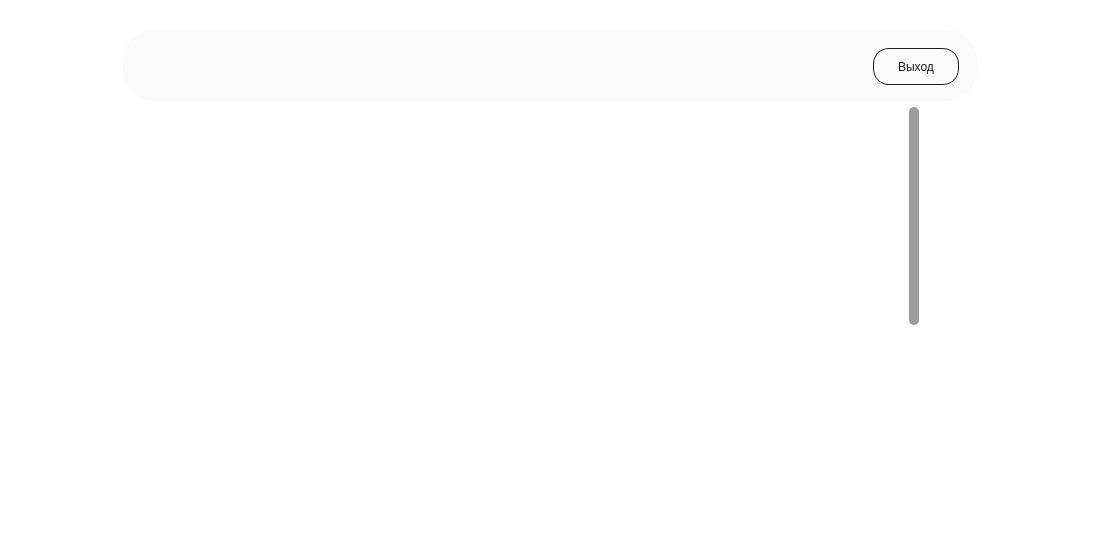
<?xml version="1.0" encoding="UTF-8"?>
<ui version="4.0">
 <class>MainWindow</class>
 <widget class="QMainWindow" name="MainWindow">
  <property name="geometry">
   <rect>
    <x>0</x>
    <y>0</y>
    <width>1100</width>
    <height>560</height>
   </rect>
  </property>
  <property name="windowTitle">
   <string>Mercedez-Benz Car Dealership</string>
  </property>
  <property name="windowIcon">
   <iconset resource="resources/resources.qrc">
    <normaloff>:/logo.svg</normaloff>:/logo.svg</iconset>
  </property>
  <widget class="QWidget" name="centralwidget">
   <widget class="QStackedWidget" name="stackedWidget">
    <property name="geometry">
     <rect>
      <x>0</x>
      <y>0</y>
      <width>1100</width>
      <height>560</height>
     </rect>
    </property>
    <property name="styleSheet">
     <string notr="true">QWidget {
	background-color: #ffffff;
}</string>
    </property>
    <widget class="QWidget" name="user_page">
     <widget class="QLabel" name="label_3">
      <property name="geometry">
       <rect>
        <x>123</x>
        <y>30</y>
        <width>854</width>
        <height>71</height>
       </rect>
      </property>
      <property name="styleSheet">
       <string notr="true">QLabel {
	background-color: #fafafa;
	border-radius: 31px;
}</string>
      </property>
      <property name="text">
       <string/>
      </property>
     </widget>
     <widget class="QPushButton" name="pushButton_logout">
      <property name="geometry">
       <rect>
        <x>873</x>
        <y>48</y>
        <width>86</width>
        <height>37</height>
       </rect>
      </property>
      <property name="styleSheet">
       <string notr="true">QPushButton {
	background-color: transparent;
	color: #1d1b20;
	border: 1px solid #1d1b20;
	border-radius: 16px;
	
	font: 12pt &quot;JetBrains Mono&quot;;
}</string>
      </property>
      <property name="text">
       <string>Выход</string>
      </property>
     </widget>
     <widget class="QLabel" name="label_clientname">
      <property name="geometry">
       <rect>
        <x>465</x>
        <y>53</y>
        <width>390</width>
        <height>25</height>
       </rect>
      </property>
      <property name="styleSheet">
       <string notr="true">QLabel {
	color: #1d1b20;
	background-color: transparent;
	font: 700 21pt &quot;JetBrains Mono&quot;;
}</string>
      </property>
      <property name="text">
       <string/>
      </property>
      <property name="alignment">
       <set>Qt::AlignmentFlag::AlignRight|Qt::AlignmentFlag::AlignTrailing|Qt::AlignmentFlag::AlignVCenter</set>
      </property>
     </widget>
     <widget class="QScrollArea" name="scrollArea_2">
      <property name="geometry">
       <rect>
        <x>179</x>
        <y>107</y>
        <width>740</width>
        <height>387</height>
       </rect>
      </property>
      <property name="styleSheet">
       <string notr="true">QScrollArea{
	background-color: transparent;
	border: 0px;
}

QScrollBar:vertical {
        border: none;
        background: transparent;
        width: 10px;
        margin: 0px 0px 0px 0px;
    }
    QScrollBar::handle:vertical {
        background: #9b9c9c;
        min-height: 20px;
        border-radius: 5px;
    }
    QScrollBar::add-line:vertical, QScrollBar::sub-line:vertical {
        background: none;
        height: 0px;
    }
    QScrollBar::add-page:vertical, QScrollBar::sub-page:vertical {
        background: transparent;
    }</string>
      </property>
      <property name="verticalScrollBarPolicy">
       <enum>Qt::ScrollBarPolicy::ScrollBarAsNeeded</enum>
      </property>
      <property name="horizontalScrollBarPolicy">
       <enum>Qt::ScrollBarPolicy::ScrollBarAlwaysOff</enum>
      </property>
      <property name="widgetResizable">
       <bool>false</bool>
      </property>
      <property name="alignment">
       <set>Qt::AlignmentFlag::AlignHCenter|Qt::AlignmentFlag::AlignTop</set>
      </property>
      <widget class="QWidget" name="scrollAreaWidgetContents_2">
       <property name="geometry">
        <rect>
         <x>0</x>
         <y>0</y>
         <width>981</width>
         <height>685</height>
        </rect>
       </property>
      </widget>
     </widget>
    </widget>
    <widget class="QWidget" name="login">
     <widget class="QLineEdit" name="lineEdit_login">
      <property name="geometry">
       <rect>
        <x>345</x>
        <y>218</y>
        <width>409</width>
        <height>36</height>
       </rect>
      </property>
      <property name="styleSheet">
       <string notr="true">QLineEdit{
	color: #1d1b20;
	background-color: #fafafa;
	border-radius: 13px; 
	font: 16pt &quot;JetBrains Mono&quot;;
	padding-left: 27px;
}

QLineEdit:focus {
    border: 2px solid #140f10;  
}</string>
      </property>
      <property name="alignment">
       <set>Qt::AlignmentFlag::AlignCenter</set>
      </property>
     </widget>
     <widget class="QLineEdit" name="lineEdit_password">
      <property name="geometry">
       <rect>
        <x>345</x>
        <y>262</y>
        <width>409</width>
        <height>36</height>
       </rect>
      </property>
      <property name="styleSheet">
       <string notr="true">QLineEdit{
	color: #1d1b20;
	background-color: #fafafa;
	border-radius: 13px; 
	font: 16pt &quot;JetBrains Mono&quot;;
	padding-left: 27px;
}

QLineEdit:focus {
    border: 2px solid #140f10;  
}</string>
      </property>
      <property name="inputMethodHints">
       <set>Qt::InputMethodHint::ImhHiddenText|Qt::InputMethodHint::ImhNoAutoUppercase|Qt::InputMethodHint::ImhNoPredictiveText|Qt::InputMethodHint::ImhSensitiveData</set>
      </property>
      <property name="echoMode">
       <enum>QLineEdit::EchoMode::Password</enum>
      </property>
      <property name="alignment">
       <set>Qt::AlignmentFlag::AlignCenter</set>
      </property>
     </widget>
     <widget class="QPushButton" name="pushButton_login">
      <property name="geometry">
       <rect>
        <x>506</x>
        <y>317</y>
        <width>89</width>
        <height>38</height>
       </rect>
      </property>
      <property name="styleSheet">
       <string notr="true">QPushButton {
	background-color: #fafafa;
	color: #140f10;
	font: 16pt &quot;JetBrains Mono&quot;;
	border-radius: 12px;
}</string>
      </property>
      <property name="text">
       <string>Вход</string>
      </property>
     </widget>
     <widget class="QLabel" name="label">
      <property name="geometry">
       <rect>
        <x>414</x>
        <y>160</y>
        <width>273</width>
        <height>31</height>
       </rect>
      </property>
      <property name="text">
       <string/>
      </property>
      <property name="pixmap">
       <pixmap resource="resources/resources.qrc">:/mercedez-benz.svg</pixmap>
      </property>
      <property name="scaledContents">
       <bool>true</bool>
      </property>
     </widget>
    </widget>
    <widget class="QWidget" name="main">
     <widget class="QScrollArea" name="scrollArea">
      <property name="geometry">
       <rect>
        <x>225</x>
        <y>0</y>
        <width>875</width>
        <height>504</height>
       </rect>
      </property>
      <property name="styleSheet">
       <string notr="true">QScrollArea{
	background-color: transparent;
	border: 0px;
}

QScrollBar:vertical {
        border: none;
        background: transparent;
        width: 10px;
        margin: 0px 0px 0px 0px;
    }
    QScrollBar::handle:vertical {
        background: #9b9c9c;
        min-height: 20px;
        border-radius: 5px;
    }
    QScrollBar::add-line:vertical, QScrollBar::sub-line:vertical {
        background: none;
        height: 0px;
    }
    QScrollBar::add-page:vertical, QScrollBar::sub-page:vertical {
        background: transparent;
    }</string>
      </property>
      <property name="verticalScrollBarPolicy">
       <enum>Qt::ScrollBarPolicy::ScrollBarAsNeeded</enum>
      </property>
      <property name="horizontalScrollBarPolicy">
       <enum>Qt::ScrollBarPolicy::ScrollBarAlwaysOff</enum>
      </property>
      <property name="widgetResizable">
       <bool>false</bool>
      </property>
      <property name="alignment">
       <set>Qt::AlignmentFlag::AlignHCenter|Qt::AlignmentFlag::AlignTop</set>
      </property>
      <widget class="QWidget" name="scrollAreaWidgetContents">
       <property name="geometry">
        <rect>
         <x>0</x>
         <y>0</y>
         <width>981</width>
         <height>685</height>
        </rect>
       </property>
      </widget>
     </widget>
    </widget>
    <widget class="QWidget" name="personal">
     <widget class="QLabel" name="label_2">
      <property name="geometry">
       <rect>
        <x>220</x>
        <y>180</y>
        <width>659</width>
        <height>194</height>
       </rect>
      </property>
      <property name="styleSheet">
       <string notr="true">QLabel {
	background-color: #fafafa;
	border-radius: 30px;
}</string>
      </property>
      <property name="text">
       <string/>
      </property>
     </widget>
     <widget class="QPushButton" name="pushButton_back">
      <property name="geometry">
       <rect>
        <x>413</x>
        <y>386</y>
        <width>128</width>
        <height>19</height>
       </rect>
      </property>
      <property name="styleSheet">
       <string notr="true">QPushButton {
	background-color: transparent;
	color: #1d1b20;
	border: 1px solid #1d1b20;
	border-radius: 7px;
	
	font: 10pt &quot;JetBrains Mono&quot;;
}</string>
      </property>
      <property name="text">
       <string>Назад</string>
      </property>
     </widget>
     <widget class="QPushButton" name="pushButton_to_pay">
      <property name="geometry">
       <rect>
        <x>559</x>
        <y>386</y>
        <width>128</width>
        <height>19</height>
       </rect>
      </property>
      <property name="styleSheet">
       <string notr="true">QPushButton {
	background-color: #1d1b20;
	color: #ffffff;
	border: 0px;
	border-radius: 7px;
	font: 10pt &quot;JetBrains Mono&quot;;
}</string>
      </property>
      <property name="text">
       <string>К оплате</string>
      </property>
     </widget>
     <widget class="QPushButton" name="pushButton_next_right">
      <property name="geometry">
       <rect>
        <x>891</x>
        <y>250</y>
        <width>54</width>
        <height>54</height>
       </rect>
      </property>
      <property name="styleSheet">
       <string notr="true">QPushButton {
	background-color: #fafafa;  
	border-radius: 25px; 
	color: #1d1b20;
	font: 28pt &quot;JetBrains Mono&quot;;
}

QPushButton::pressed {
	background-color: #fafafa;  
	border-radius: 25px; 
	border: 3px solid #1d1b20;
	color: #1d1b20;
	font: 28pt &quot;JetBrains Mono&quot;;
}</string>
      </property>
      <property name="text">
       <string/>
      </property>
      <property name="icon">
       <iconset resource="resources/resources.qrc">
        <normaloff>:/navigate_next.svg</normaloff>:/navigate_next.svg</iconset>
      </property>
      <property name="iconSize">
       <size>
        <width>54</width>
        <height>54</height>
       </size>
      </property>
     </widget>
     <widget class="QPushButton" name="pushButton_next_left">
      <property name="geometry">
       <rect>
        <x>154</x>
        <y>250</y>
        <width>54</width>
        <height>54</height>
       </rect>
      </property>
      <property name="styleSheet">
       <string notr="true">QPushButton {
	background-color: #fafafa;  
	border-radius: 25px; 
	color: #1d1b20;
	font: 28pt &quot;JetBrains Mono&quot;;
}

QPushButton::pressed {
	background-color: #fafafa;  
	border-radius: 25px; 
	border: 3px solid #1d1b20;
	color: #1d1b20;
	font: 28pt &quot;JetBrains Mono&quot;;
}</string>
      </property>
      <property name="text">
       <string/>
      </property>
      <property name="icon">
       <iconset resource="resources/resources.qrc">
        <normaloff>:/navigate_before.svg</normaloff>:/navigate_before.svg</iconset>
      </property>
      <property name="iconSize">
       <size>
        <width>54</width>
        <height>54</height>
       </size>
      </property>
     </widget>
     <widget class="QLabel" name="label_name">
      <property name="geometry">
       <rect>
        <x>244</x>
        <y>290</y>
        <width>613</width>
        <height>35</height>
       </rect>
      </property>
      <property name="styleSheet">
       <string notr="true">QLabel {
	color: #1d1b20;
	background-color: transparent;
	font: 700 22pt &quot;JetBrains Mono&quot;;
}</string>
      </property>
      <property name="text">
       <string/>
      </property>
      <property name="alignment">
       <set>Qt::AlignmentFlag::AlignCenter</set>
      </property>
     </widget>
     <widget class="QLabel" name="label_price">
      <property name="geometry">
       <rect>
        <x>244</x>
        <y>329</y>
        <width>613</width>
        <height>26</height>
       </rect>
      </property>
      <property name="styleSheet">
       <string notr="true">QLabel {
	color: #1d1b20;
	background-color: transparent;
	font: 500 16pt &quot;JetBrains Mono&quot;;
}</string>
      </property>
      <property name="text">
       <string/>
      </property>
      <property name="alignment">
       <set>Qt::AlignmentFlag::AlignCenter</set>
      </property>
     </widget>
     <widget class="QLabel" name="label_car_image">
      <property name="geometry">
       <rect>
        <x>353</x>
        <y>50</y>
        <width>394</width>
        <height>222</height>
       </rect>
      </property>
      <property name="styleSheet">
       <string notr="true">QLabel {
	background-color: transparent;
	boreder: 0px;
}</string>
      </property>
      <property name="text">
       <string/>
      </property>
     </widget>
     <widget class="QLabel" name="label_color_index">
      <property name="geometry">
       <rect>
        <x>782</x>
        <y>191</y>
        <width>92</width>
        <height>26</height>
       </rect>
      </property>
      <property name="styleSheet">
       <string notr="true">QLabel {
	color: #1d1b20;
	background-color: transparent;
	font: 500 16pt &quot;JetBrains Mono&quot;;
}</string>
      </property>
      <property name="text">
       <string/>
      </property>
      <property name="alignment">
       <set>Qt::AlignmentFlag::AlignCenter</set>
      </property>
     </widget>
    </widget>
   </widget>
  </widget>
 </widget>
 <resources>
  <include location="resources/resources.qrc"/>
 </resources>
 <connections/>
</ui>
